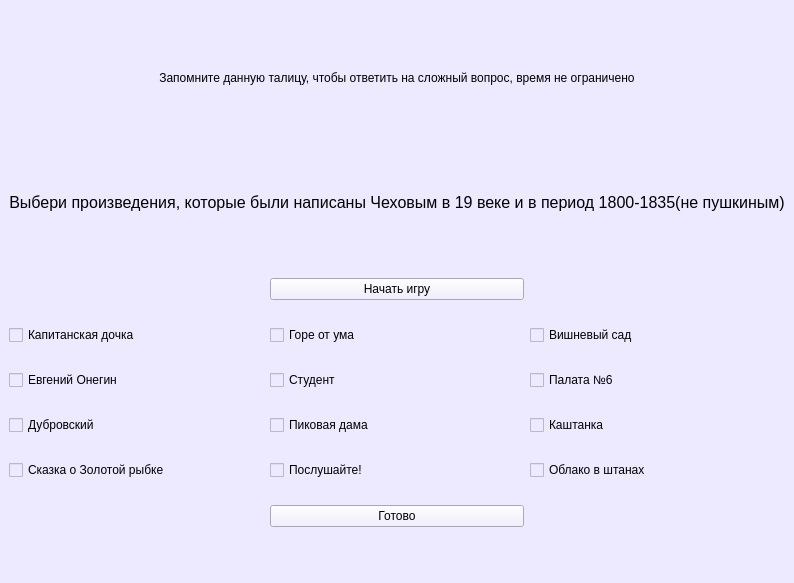
<?xml version="1.0" encoding="UTF-8"?>
<ui version="4.0">
 <class>mainWindow</class>
 <widget class="QMainWindow" name="mainWindow">
  <property name="geometry">
   <rect>
    <x>0</x>
    <y>0</y>
    <width>790</width>
    <height>583</height>
   </rect>
  </property>
  <property name="windowTitle">
   <string>Проверь свою память 2.0</string>
  </property>
  <property name="styleSheet">
   <string notr="true">background-color:rgb(237, 234, 255)</string>
  </property>
  <widget class="QWidget" name="centralwidget">
   <layout class="QGridLayout" name="gridLayout">
    <item row="7" column="1">
     <widget class="QCheckBox" name="checkBox_15">
      <property name="styleSheet">
       <string notr="true">font: 12pt &quot;MS Shell Dlg 2&quot;;</string>
      </property>
      <property name="text">
       <string>Студент</string>
      </property>
     </widget>
    </item>
    <item row="8" column="0">
     <widget class="QCheckBox" name="checkBox_10">
      <property name="styleSheet">
       <string notr="true">font: 12pt &quot;MS Shell Dlg 2&quot;;</string>
      </property>
      <property name="text">
       <string>Дубровский</string>
      </property>
     </widget>
    </item>
    <item row="8" column="1">
     <widget class="QCheckBox" name="checkBox_11">
      <property name="styleSheet">
       <string notr="true">font: 12pt &quot;MS Shell Dlg 2&quot;;</string>
      </property>
      <property name="text">
       <string>Пиковая дама</string>
      </property>
     </widget>
    </item>
    <item row="4" column="1">
     <widget class="QPushButton" name="pushButton_2">
      <property name="styleSheet">
       <string notr="true">font: 14pt &quot;MS Shell Dlg 2&quot;;</string>
      </property>
      <property name="text">
       <string>Начать игру</string>
      </property>
     </widget>
    </item>
    <item row="9" column="0">
     <widget class="QCheckBox" name="checkBox_18">
      <property name="styleSheet">
       <string notr="true">font: 12pt &quot;MS Shell Dlg 2&quot;;</string>
      </property>
      <property name="text">
       <string>Сказка о Золотой рыбке</string>
      </property>
     </widget>
    </item>
    <item row="9" column="2">
     <widget class="QCheckBox" name="checkBox_16">
      <property name="styleSheet">
       <string notr="true">font: 12pt &quot;MS Shell Dlg 2&quot;;</string>
      </property>
      <property name="text">
       <string>Облако в штанах</string>
      </property>
     </widget>
    </item>
    <item row="10" column="1">
     <widget class="QPushButton" name="pushButton">
      <property name="styleSheet">
       <string notr="true">font: 12pt &quot;MS Shell Dlg 2&quot;;</string>
      </property>
      <property name="text">
       <string>Готово</string>
      </property>
     </widget>
    </item>
    <item row="8" column="2">
     <widget class="QCheckBox" name="checkBox">
      <property name="styleSheet">
       <string notr="true">font: 12pt &quot;MS Shell Dlg 2&quot;;</string>
      </property>
      <property name="text">
       <string>Каштанка</string>
      </property>
     </widget>
    </item>
    <item row="9" column="1">
     <widget class="QCheckBox" name="checkBox_12">
      <property name="styleSheet">
       <string notr="true">font: 12pt &quot;MS Shell Dlg 2&quot;;</string>
      </property>
      <property name="text">
       <string>Послушайте!</string>
      </property>
     </widget>
    </item>
    <item row="7" column="0">
     <widget class="QCheckBox" name="checkBox_17">
      <property name="styleSheet">
       <string notr="true">font: 12pt &quot;MS Shell Dlg 2&quot;;</string>
      </property>
      <property name="text">
       <string>Евгений Онегин</string>
      </property>
     </widget>
    </item>
    <item row="7" column="2">
     <widget class="QCheckBox" name="checkBox_3">
      <property name="styleSheet">
       <string notr="true">font: 12pt &quot;MS Shell Dlg 2&quot;;</string>
      </property>
      <property name="text">
       <string>Палата №6</string>
      </property>
     </widget>
    </item>
    <item row="3" column="0" colspan="3">
     <widget class="QLabel" name="label_2">
      <property name="maximumSize">
       <size>
        <width>16777215</width>
        <height>100</height>
       </size>
      </property>
      <property name="styleSheet">
       <string notr="true">
font: 11pt &quot;MS Shell Dlg 2&quot;;
</string>
      </property>
      <property name="text">
       <string>&lt;html&gt;&lt;head/&gt;&lt;body&gt;&lt;p align=&quot;center&quot;&gt;&lt;span style=&quot; font-size:12pt;&quot;&gt;Выбери произведения, которые были написаны Чеховым в 19 веке и в период 1800-1835(не пушкиным)&lt;/span&gt;&lt;/p&gt;&lt;/body&gt;&lt;/html&gt;</string>
      </property>
     </widget>
    </item>
    <item row="6" column="1">
     <widget class="QCheckBox" name="checkBox_14">
      <property name="styleSheet">
       <string notr="true">font: 12pt &quot;MS Shell Dlg 2&quot;;</string>
      </property>
      <property name="text">
       <string>Горе от ума</string>
      </property>
     </widget>
    </item>
    <item row="6" column="2">
     <widget class="QCheckBox" name="checkBox_2">
      <property name="styleSheet">
       <string notr="true">font: 12pt &quot;MS Shell Dlg 2&quot;;</string>
      </property>
      <property name="text">
       <string>Вишневый сад</string>
      </property>
     </widget>
    </item>
    <item row="6" column="0">
     <widget class="QCheckBox" name="checkBox_13">
      <property name="toolTip">
       <string>&lt;html&gt;&lt;head/&gt;&lt;body&gt;&lt;p&gt;&lt;br/&gt;&lt;/p&gt;&lt;/body&gt;&lt;/html&gt;</string>
      </property>
      <property name="styleSheet">
       <string notr="true">
font: 12pt &quot;MS Shell Dlg 2&quot;;</string>
      </property>
      <property name="text">
       <string>Капитанская дочка</string>
      </property>
     </widget>
    </item>
    <item row="2" column="0" colspan="3">
     <widget class="QLabel" name="label_3">
      <property name="maximumSize">
       <size>
        <width>800</width>
        <height>100</height>
       </size>
      </property>
      <property name="styleSheet">
       <string notr="true">font: 14pt &quot;MS Shell Dlg 2&quot;;</string>
      </property>
      <property name="text">
       <string>&lt;html&gt;&lt;head/&gt;&lt;body&gt;&lt;p align=&quot;center&quot;&gt;Запомните данную талицу, чтобы ответить на сложный вопрос, время не ограничено&lt;/p&gt;&lt;/body&gt;&lt;/html&gt;</string>
      </property>
     </widget>
    </item>
   </layout>
  </widget>
  <widget class="QStatusBar" name="statusbar"/>
 </widget>
 <resources>
  <include location="testnew.qrc"/>
 </resources>
 <connections/>
</ui>
